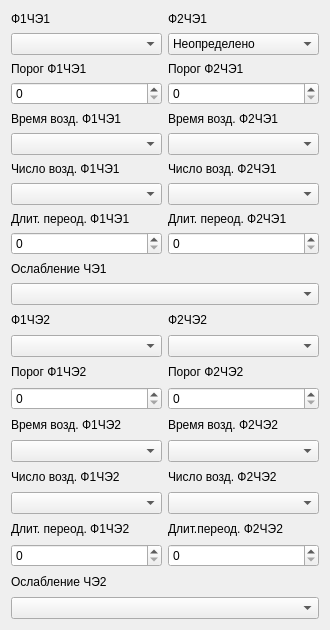
                  <widget class="QWidget" name="scrollAreaWidgetContents_3">
                   <property name="geometry">
                    <rect>
                     <x>0</x>
                     <y>0</y>
                     <width>330</width>
                     <height>630</height>
                    </rect>
                   </property>
                   <layout class="QGridLayout" name="gridLayout_10">
                    <item row="5" column="0">
                     <widget class="QComboBox" name="comboBox_Sota2TimeAffectC1F1">
                      <property name="minimumSize">
                       <size>
                        <width>0</width>
                        <height>22</height>
                       </size>
                      </property>
                     </widget>
                    </item>
                    <item row="3" column="1">
                     <widget class="QSpinBox" name="spinBox_Sota2EdgeC1F2">
                      <property name="minimumSize">
                       <size>
                        <width>0</width>
                        <height>22</height>
                       </size>
                      </property>
                     </widget>
                    </item>
                    <item row="11" column="0" colspan="2">
                     <widget class="QComboBox" name="comboBox_Sota2WeakeningC1">
                      <property name="minimumSize">
                       <size>
                        <width>0</width>
                        <height>22</height>
                       </size>
                      </property>
                     </widget>
                    </item>
                    <item row="2" column="0">
                     <widget class="QLabel" name="label_30">
                      <property name="maximumSize">
                       <size>
                        <width>16777215</width>
                        <height>18</height>
                       </size>
                      </property>
                      <property name="text">
                       <string>Порог Ф1ЧЭ1</string>
                      </property>
                     </widget>
                    </item>
                    <item row="7" column="1">
                     <widget class="QComboBox" name="comboBox_Sota2CountAffectC1F2">
                      <property name="minimumSize">
                       <size>
                        <width>0</width>
                        <height>22</height>
                       </size>
                      </property>
                     </widget>
                    </item>
                    <item row="8" column="1">
                     <widget class="QLabel" name="label_29">
                      <property name="maximumSize">
                       <size>
                        <width>16777215</width>
                        <height>18</height>
                       </size>
                      </property>
                      <property name="text">
                       <string>Длит. переод. Ф2ЧЭ1</string>
                      </property>
                     </widget>
                    </item>
                    <item row="16" column="1">
                     <widget class="QLabel" name="label_10">
                      <property name="minimumSize">
                       <size>
                        <width>0</width>
                        <height>18</height>
                       </size>
                      </property>
                      <property name="text">
                       <string>Время возд. Ф2ЧЭ2</string>
                      </property>
                     </widget>
                    </item>
                    <item row="15" column="1">
                     <widget class="QSpinBox" name="spinBox_Sota2EdgeC2F2">
                      <property name="minimumSize">
                       <size>
                        <width>0</width>
                        <height>22</height>
                       </size>
                      </property>
                     </widget>
                    </item>
                    <item row="14" column="1">
                     <widget class="QLabel" name="label_9">
                      <property name="minimumSize">
                       <size>
                        <width>0</width>
                        <height>18</height>
                       </size>
                      </property>
                      <property name="text">
                       <string>Порог Ф2ЧЭ2</string>
                      </property>
                     </widget>
                    </item>
                    <item row="6" column="1">
                     <widget class="QLabel" name="label_28">
                      <property name="maximumSize">
                       <size>
                        <width>16777215</width>
                        <height>18</height>
                       </size>
                      </property>
                      <property name="text">
                       <string>Число возд. Ф2ЧЭ1</string>
                      </property>
                     </widget>
                    </item>
                    <item row="18" column="0">
                     <widget class="QLabel" name="label_5">
                      <property name="minimumSize">
                       <size>
                        <width>0</width>
                        <height>18</height>
                       </size>
                      </property>
                      <property name="text">
                       <string>Число возд. Ф1ЧЭ2</string>
                      </property>
                     </widget>
                    </item>
                    <item row="9" column="0">
                     <widget class="QSpinBox" name="spinBox_Sota2DurationC1F1">
                      <property name="minimumSize">
                       <size>
                        <width>0</width>
                        <height>22</height>
                       </size>
                      </property>
                     </widget>
                    </item>
                    <item row="18" column="1">
                     <widget class="QLabel" name="label_11">
                      <property name="minimumSize">
                       <size>
                        <width>0</width>
                        <height>18</height>
                       </size>
                      </property>
                      <property name="text">
                       <string>Число возд. Ф2ЧЭ2</string>
                      </property>
                     </widget>
                    </item>
                    <item row="5" column="1">
                     <widget class="QComboBox" name="comboBox_Sota2TimeAffectC1F2">
                      <property name="minimumSize">
                       <size>
                        <width>0</width>
                        <height>22</height>
                       </size>
                      </property>
                     </widget>
                    </item>
                    <item row="22" column="0" colspan="2">
                     <widget class="QLabel" name="label_7">
                      <property name="minimumSize">
                       <size>
                        <width>0</width>
                        <height>18</height>
                       </size>
                      </property>
                      <property name="text">
                       <string>Ослабление ЧЭ2</string>
                      </property>
                     </widget>
                    </item>
                    <item row="4" column="1">
                     <widget class="QLabel" name="label_27">
                      <property name="maximumSize">
                       <size>
                        <width>16777215</width>
                        <height>18</height>
                       </size>
                      </property>
                      <property name="text">
                       <string>Время возд. Ф2ЧЭ1</string>
                      </property>
                     </widget>
                    </item>
                    <item row="6" column="0">
                     <widget class="QLabel" name="label_33">
                      <property name="maximumSize">
                       <size>
                        <width>16777215</width>
                        <height>18</height>
                       </size>
                      </property>
                      <property name="text">
                       <string>Число возд. Ф1ЧЭ1</string>
                      </property>
                     </widget>
                    </item>
                    <item row="7" column="0">
                     <widget class="QComboBox" name="comboBox_Sota2CountAffectC1F1">
                      <property name="minimumSize">
                       <size>
                        <width>0</width>
                        <height>22</height>
                       </size>
                      </property>
                     </widget>
                    </item>
                    <item row="13" column="0">
                     <widget class="QComboBox" name="comboBox_Sota2C2F1">
                      <property name="minimumSize">
                       <size>
                        <width>0</width>
                        <height>22</height>
                       </size>
                      </property>
                     </widget>
                    </item>
                    <item row="1" column="0">
                     <widget class="QComboBox" name="comboBox_Sota2C1F1">
                      <property name="minimumSize">
                       <size>
                        <width>0</width>
                        <height>22</height>
                       </size>
                      </property>
                     </widget>
                    </item>
                    <item row="21" column="0">
                     <widget class="QSpinBox" name="spinBox_Sota2DurationC2F1">
                      <property name="minimumSize">
                       <size>
                        <width>0</width>
                        <height>22</height>
                       </size>
                      </property>
                     </widget>
                    </item>
                    <item row="20" column="1">
                     <widget class="QLabel" name="label_12">
                      <property name="minimumSize">
                       <size>
                        <width>0</width>
                        <height>18</height>
                       </size>
                      </property>
                      <property name="text">
                       <string>Длит.переод. Ф2ЧЭ2</string>
                      </property>
                     </widget>
                    </item>
                    <item row="13" column="1">
                     <widget class="QComboBox" name="comboBox_Sota2C2F2">
                      <property name="minimumSize">
                       <size>
                        <width>0</width>
                        <height>22</height>
                       </size>
                      </property>
                     </widget>
                    </item>
                    <item row="10" column="0" colspan="2">
                     <widget class="QLabel" name="label">
                      <property name="text">
                       <string>Ослабление ЧЭ1</string>
                      </property>
                     </widget>
                    </item>
                    <item row="0" column="0">
                     <widget class="QLabel" name="label_34">
                      <property name="maximumSize">
                       <size>
                        <width>16777215</width>
                        <height>18</height>
                       </size>
                      </property>
                      <property name="text">
                       <string>Ф1ЧЭ1</string>
                      </property>
                     </widget>
                    </item>
                    <item row="20" column="0">
                     <widget class="QLabel" name="label_6">
                      <property name="minimumSize">
                       <size>
                        <width>0</width>
                        <height>18</height>
                       </size>
                      </property>
                      <property name="text">
                       <string>Длит. переод. Ф1ЧЭ2</string>
                      </property>
                     </widget>
                    </item>
                    <item row="12" column="0">
                     <widget class="QLabel" name="label_2">
                      <property name="minimumSize">
                       <size>
                        <width>0</width>
                        <height>18</height>
                       </size>
                      </property>
                      <property name="text">
                       <string>Ф1ЧЭ2</string>
                      </property>
                     </widget>
                    </item>
                    <item row="0" column="1">
                     <widget class="QLabel" name="label_32">
                      <property name="maximumSize">
                       <size>
                        <width>16777215</width>
                        <height>18</height>
                       </size>
                      </property>
                      <property name="text">
                       <string>Ф2ЧЭ1</string>
                      </property>
                     </widget>
                    </item>
                    <item row="21" column="1">
                     <widget class="QSpinBox" name="spinBox_Sota2DurationC2F2">
                      <property name="minimumSize">
                       <size>
                        <width>0</width>
                        <height>22</height>
                       </size>
                      </property>
                     </widget>
                    </item>
                    <item row="17" column="0">
                     <widget class="QComboBox" name="comboBox_Sota2TimeAffectC2F1">
                      <property name="minimumSize">
                       <size>
                        <width>0</width>
                        <height>22</height>
                       </size>
                      </property>
                     </widget>
                    </item>
                    <item row="9" column="1">
                     <widget class="QSpinBox" name="spinBox_Sota2DurationC1F2">
                      <property name="minimumSize">
                       <size>
                        <width>0</width>
                        <height>22</height>
                       </size>
                      </property>
                     </widget>
                    </item>
                    <item row="19" column="0">
                     <widget class="QComboBox" name="comboBox_Sota2CountAffectC2F1">
                      <property name="minimumSize">
                       <size>
                        <width>0</width>
                        <height>22</height>
                       </size>
                      </property>
                     </widget>
                    </item>
                    <item row="4" column="0">
                     <widget class="QLabel" name="label_35">
                      <property name="maximumSize">
                       <size>
                        <width>16777215</width>
                        <height>18</height>
                       </size>
                      </property>
                      <property name="text">
                       <string>Время возд. Ф1ЧЭ1</string>
                      </property>
                     </widget>
                    </item>
                    <item row="23" column="0" colspan="2">
                     <widget class="QComboBox" name="comboBox_Sota2WeakeningC2">
                      <property name="minimumSize">
                       <size>
                        <width>0</width>
                        <height>22</height>
                       </size>
                      </property>
                     </widget>
                    </item>
                    <item row="14" column="0">
                     <widget class="QLabel" name="label_3">
                      <property name="minimumSize">
                       <size>
                        <width>0</width>
                        <height>18</height>
                       </size>
                      </property>
                      <property name="text">
                       <string>Порог Ф1ЧЭ2</string>
                      </property>
                     </widget>
                    </item>
                    <item row="2" column="1">
                     <widget class="QLabel" name="label_36">
                      <property name="maximumSize">
                       <size>
                        <width>16777215</width>
                        <height>18</height>
                       </size>
                      </property>
                      <property name="text">
                       <string>Порог Ф2ЧЭ1</string>
                      </property>
                     </widget>
                    </item>
                    <item row="15" column="0">
                     <widget class="QSpinBox" name="spinBox_Sota2EdgeC2F1">
                      <property name="minimumSize">
                       <size>
                        <width>0</width>
                        <height>22</height>
                       </size>
                      </property>
                     </widget>
                    </item>
                    <item row="3" column="0">
                     <widget class="QSpinBox" name="spinBox_Sota2EdgeC1F1">
                      <property name="minimumSize">
                       <size>
                        <width>0</width>
                        <height>22</height>
                       </size>
                      </property>
                     </widget>
                    </item>
                    <item row="19" column="1">
                     <widget class="QComboBox" name="comboBox_Sota2CountAffectC2F2">
                      <property name="minimumSize">
                       <size>
                        <width>0</width>
                        <height>22</height>
                       </size>
                      </property>
                     </widget>
                    </item>
                    <item row="12" column="1">
                     <widget class="QLabel" name="label_8">
                      <property name="minimumSize">
                       <size>
                        <width>0</width>
                        <height>18</height>
                       </size>
                      </property>
                      <property name="text">
                       <string>Ф2ЧЭ2</string>
                      </property>
                     </widget>
                    </item>
                    <item row="17" column="1">
                     <widget class="QComboBox" name="comboBox_Sota2TimeAffectC2F2">
                      <property name="minimumSize">
                       <size>
                        <width>0</width>
                        <height>22</height>
                       </size>
                      </property>
                     </widget>
                    </item>
                    <item row="8" column="0">
                     <widget class="QLabel" name="label_31">
                      <property name="maximumSize">
                       <size>
                        <width>16777215</width>
                        <height>18</height>
                       </size>
                      </property>
                      <property name="text">
                       <string>Длит. переод. Ф1ЧЭ1</string>
                      </property>
                     </widget>
                    </item>
                    <item row="1" column="1">
                     <widget class="QComboBox" name="comboBox_Sota2C1F2">
                      <property name="minimumSize">
                       <size>
                        <width>0</width>
                        <height>22</height>
                       </size>
                      </property>
                      <item>
                       <property name="text">
                        <string>Неопределено</string>
                       </property>
                      </item>
                      <item>
                       <property name="text">
                        <string>Основной</string>
                       </property>
                      </item>
                      <item>
                       <property name="text">
                        <string>Дополнительный</string>
                       </property>
                      </item>
                     </widget>
                    </item>
                    <item row="16" column="0">
                     <widget class="QLabel" name="label_4">
                      <property name="minimumSize">
                       <size>
                        <width>0</width>
                        <height>18</height>
                       </size>
                      </property>
                      <property name="text">
                       <string>Время возд. Ф1ЧЭ2</string>
                      </property>
                     </widget>
                    </item>
                   </layout>
                  </widget>
